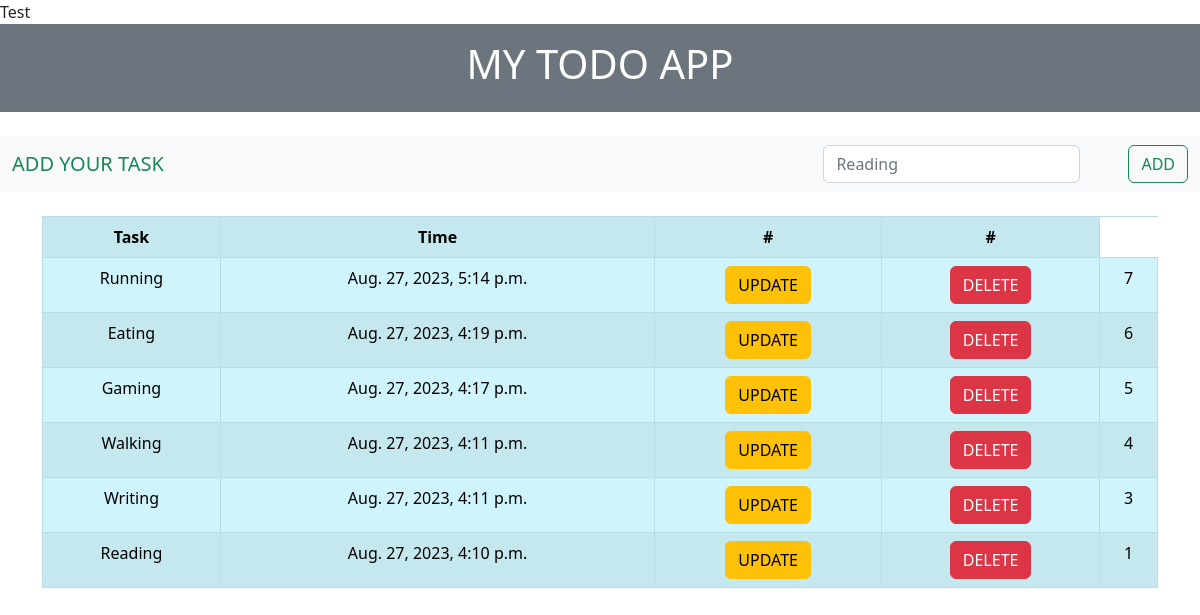
The page / on the database its author committed.
### ToDoApp/models.py (models this page shows)
class ToDo(models.Model):
    name = models.CharField(max_length=20)
    time = models.DateTimeField(auto_now_add=True)

### ToDoApp/views.py (the view)
# urls.py: path('',index),
def index(request):
    tasks = ToDo.objects.all()
    context = {'tasks' : tasks}
    return render(request, 'index.html',context)

### ToDoApp/Templates/index.html (shortened to what this page needs)
{% extends 'base.html' %}
{% block content %}
<div class="text-bg-secondary p-3 text-center"><h1>MY TODO APP</h1></div>
<br>
<nav class="navbar bg-light">
  <div class="container-fluid">
    <a class="navbar-brand text-success">ADD YOUR TASK</a>
    <form class="d-flex" role="AddTask" action="/addtask" method="post">
      <input class="form-control me-5" type="text" placeholder="Reading" aria-label="Reading" name="taskname">
      <input class="btn btn-outline-success" type="submit" value="ADD">
    </form>
  </div>
</nav>
<br>
<div class="container">
    <table class="table table-striped table-bordered table-info text-center">
    <tr class="text-bold">
    <th>Task</th>
    <th>Time</th>
    <th>#</th>
    <th>#</th>
    </tr>
    {% for task in tasks reversed %}
    <tr>
    <td>{{ task.name }}</td>
    <td>{{ task.time }}</td>
    <td>
      <form action="updatetask/{{ task.id }}" method="post">
        <input type="submit" class="btn btn-warning" value="UPDATE">
      </form>
    </td>
    <td>
    <form action="deletetask/{{ task.id }}" method="post">
      <input type="submit" class="btn btn-danger" value="DELETE">
    </form>
    </td>
    <td>{{ task.id }}</td>
    {% endfor %}
    </tr>
    </table>
</div>
{% endblock %}

### ToDoApp/Templates/base.html (shortened to what this page needs)
<!doctype html>
<html lang="en">
  <head>
    <link href="https://cdn.jsdelivr.net/npm/bootstrap@5.2.3/dist/css/bootstrap.min.css" rel="stylesheet">
  </head>
  <body>
  Test
    {% block content %}
    {% endblock %}
  </body>
</html>

### rows shown on the page
ToDo: name "Running", time "Aug. 27, 2023, 5:14 p.m.", id "7"
ToDo: name "Eating", time "Aug. 27, 2023, 4:19 p.m.", id "6"
ToDo: name "Gaming", time "Aug. 27, 2023, 4:17 p.m.", id "5"
ToDo: name "Walking", time "Aug. 27, 2023, 4:11 p.m.", id "4"
ToDo: name "Writing", time "Aug. 27, 2023, 4:11 p.m.", id "3"
ToDo: name "Reading", time "Aug. 27, 2023, 4:10 p.m.", id "1"
